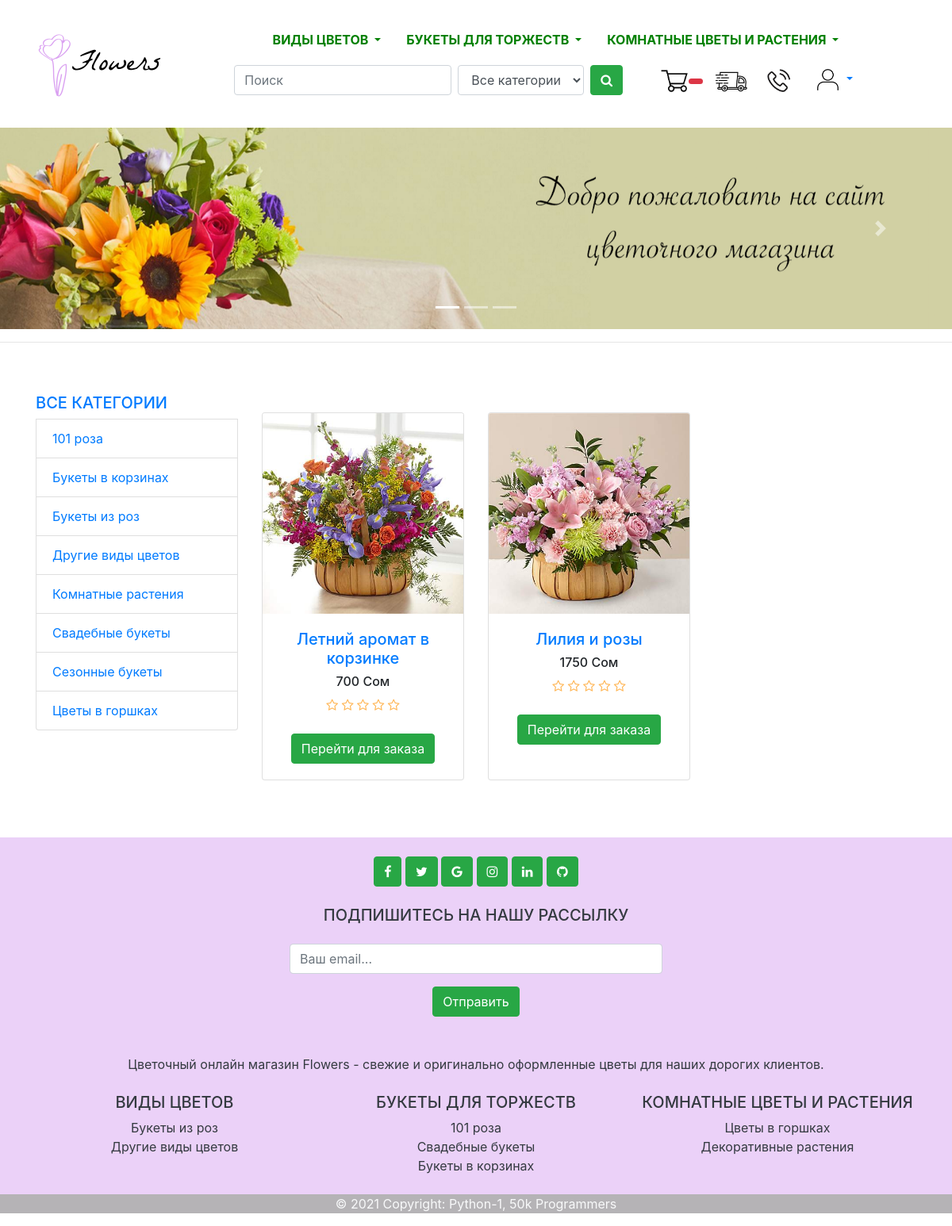
The page /bukety-v-korzinah/ on the database its author committed.
### mainapp/models.py (models this page shows, shortened)
class Category(models.Model):
    name = models.CharField(max_length=200, db_index=True, verbose_name='Имя категории')
    slug = models.SlugField(max_length=200, db_index=True, unique=True)
    class Meta:
        ordering = ['name']
        verbose_name = 'Категория'
        verbose_name_plural = 'Категории'
    def get_absolute_url(self):
        return reverse('mainapp:category-list', args=[self.slug])

class Product(models.Model):
    name = models.CharField(max_length=200, verbose_name="Название товара")
    category = models.ForeignKey(Category, verbose_name="Категория",on_delete=models.CASCADE)
    slug = models.SlugField(max_length=200, db_index=True)
    image = models.ImageField(upload_to='media', blank=True, verbose_name="Картинка")
    description = models.TextField(blank=True, verbose_name="Описание")
    price = models.IntegerField(default=0, verbose_name="Цена")
    stock = models.PositiveIntegerField(verbose_name="Количество в наличии")
    available = models.BooleanField(default=True, verbose_name="Доступен")
    created = models.DateTimeField(auto_now_add=True, verbose_name='Создан')
    updated = models.DateTimeField(auto_now=True, verbose_name='Обновлен')
    def averagereview(self):
        reviews = Comment.objects.filter(product=self, status='True').aggregate(average=Avg('rate'))
        avg=0
        if reviews["average"] is not None:
            avg=float(reviews["average"])
        return avg
    class Meta:
        ordering = ['name']
        index_together = [
            ['id', 'slug']
        ]
        verbose_name = 'Товар'
        verbose_name_plural = 'Товары'
    def get_absolute_url(self):
        return reverse('mainapp:product-detail', args=[self.id, self.slug])

### mainapp/views.py (the view)
# urls.py: path('', views.product_list, name='product-list'),
def product_list(request, category_slug=None):
    category = None
    categories = Category.objects.all()
    products = Product.objects.filter(available=True)
    if category_slug:
        category = get_object_or_404(Category, slug=category_slug)
        products = products.filter(category=category)
    return render(request, 'product/mainlist.html', {
        'category': category,
        'categories': categories,
        'products': products
    })

### contact/forms.py
class ContactForm(forms.ModelForm):
    class Meta:
        model = Contact
        fields = ("email",)
        widgets = {
            "email": forms.TextInput(attrs={"class": "editContent", "placeholder": "Ваш email...", 'style':'max-width: 20em' 'justify-content:center'})
        }
        labels = {
            "email": ''
        }

### cart/context_processors.py (called while the page is built)
def cart(request):
    return {'cart': Cart(request)}

### contact/templatetags/contact_tags.py (called while the page is built)
@register.inclusion_tag("contact/tags/forms.html")
def contact_form():
    return {"contact_form": ContactForm()}

### mainapp/templates/product/mainlist.html (shortened to what this page needs)
{% extends 'base.html' %}
{% load static %}
{% block content %}
<div class="container">
  <div class="row">
    <div class="col-lg-3 mt-5">
      <div class="list-group">
         <a href="{% url 'mainapp:product-list' %}"><h5 class="text-uppercase" style="text-align: left;">Все категории</h5></a>
        {% for c in categories %}
        <a href="{{ c.get_absolute_url }}" class="list-group-item">{{ c.name }}</a>
        {% endfor %}
      </div>
    </div>
    <div class="col-lg-9">
            <br>
            <br>
            <br>
      <div class="row">
        {% for product in products %}
        <div class="col-lg-4 col-md-6 mb-4">
          <div class="card h-100">
            <a href="{{ product.get_absolute_url }}"><img class="card-img-top" src="{{ product.image.url }}" alt=""></a>
            <div class="card-body">
              <h5 class="card-name" style="text-align: center;">
                <a href="{{ product.get_absolute_url }}">{{ product.name }}</a>
              </h5>
              <h6 style="text-align: center;">{{ product.price }} Сом</h6>
              <div class="product-rating">
                <i class="fa fa-star{% if product.averagereview < 1%}-o empty{% endif%}"></i>
                <i class="fa fa-star{% if product.averagereview < 2%}-o empty{% endif%}"></i>
                <i class="fa fa-star{% if product.averagereview < 3%}-o empty{% endif%}"></i>
                <i class="fa fa-star{% if product.averagereview < 4%}-o empty{% endif%}"></i>
                <i class="fa fa-star{% if product.averagereview < 5%}-o empty{% endif%}"></i>
              </div>
              <br>
              <div class="buy">
                <a href="{{ product.get_absolute_url }}">
                <button class="btn btn-success">Перейти для заказа</button>
              </a>
              </div>
            </div>
          </div>
        </div>
        {% endfor %}
      </div>
    </div>
  </div>
</div>
<br>
<br>
{% endblock content %}

### mainapp/templates/product/mainlist.html (style rules this page uses)
.product-rating { display: flexbox; text-align: center; }
.product-rating>i { color: #FFB656; }
.buy { justify-content: center; display: flex; }
a:link { text-decoration: none; }

### rows shown on the page
Category: name "101 роза"
Category: name "Букеты в корзинах"
Category: name "Букеты из роз"
Category: name "Другие виды цветов"
Category: name "Комнатные растения"
Category: name "Свадебные букеты"
Category: name "Сезонные букеты"
Category: name "Цветы в горшках"
Product: image (picture), name "Летний аромат в корзинке", price "700"
Product: image (picture), name "Лилия и розы", price "1750"
